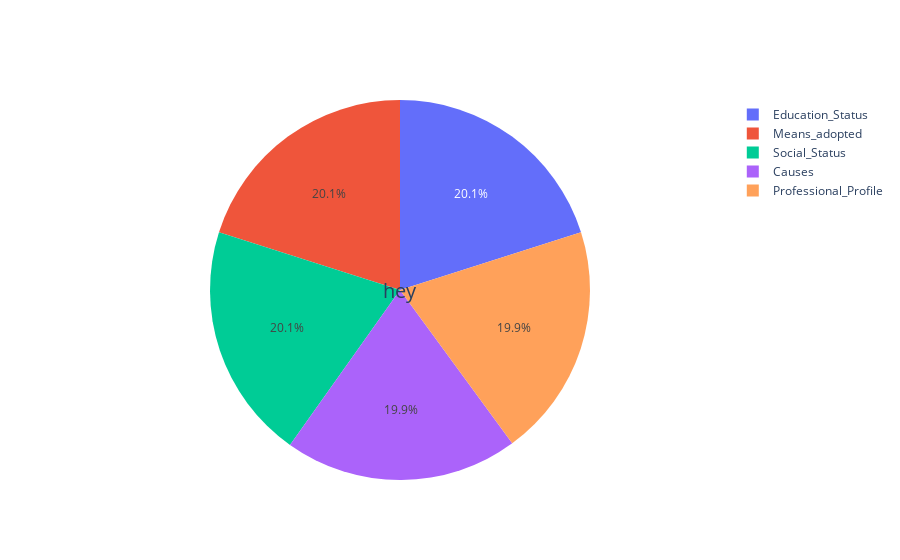

The code cell stored with this chart in its notebook:
### Code cell
type_code_total = []
for i in type_code_all:
    type_code_total.append(sum(df[df['Type_code']==i]['Total']))
    
labels = type_code_all
values = type_code_total        


        



fig = go.Figure(data=[go.Pie(labels=labels, values=values)])
fig.update_layout(
    title_text="",
    # Add annotations in the center of the donut pies.
    annotations=[dict(text='hey', x=0.5, y=0.5, font_size=20, showarrow=False)])
fig.show()

### Figure 1 — Plotly figure (JSON) as saved in the notebook; plotly's stock layout.template omitted (floating-point values rounded to 4 significant figures)
{"data": [{"labels": ["Causes", "Education_Status", "Means_adopted", "Professional_Profile", "Social_Status"], "type": "pie", "values": [1440974, 1455931, 1455931, 1439243, 1455931]}], "layout": {"annotations": [{"font": {"size": 20}, "showarrow": false, "text": "hey", "x": 0.5, "y": 0.5}], "title": {"text": ""}}}
